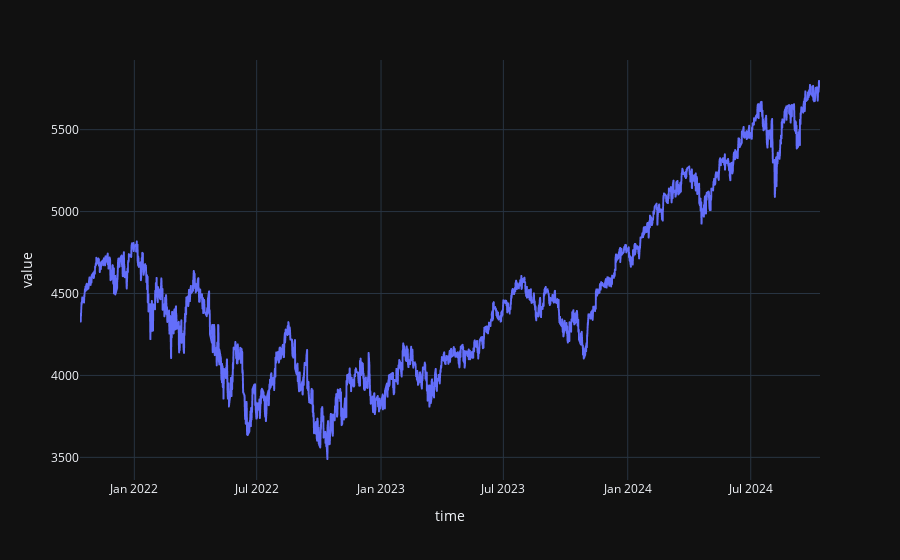

Here is the notebook cell this chart was saved with:
### Code cell
mt5.initialize()
ohlc_h1 = get_ohlc_history(symbol, mt5.TIMEFRAME_H1, start_dt, end_dt)
ohlc_h1['date'] = ohlc_h1['time'].dt.date

ohlc_max_values = ohlc_h1.sort_values(['date', 'high'], ascending=[True, False])[['time', 'date', 'high']]
ohlc_max_values2 = ohlc_max_values.groupby('date').first()
ohlc_max_values2['type'] = 'high'
ohlc_max_values2 = ohlc_max_values2.rename(columns={'high': 'value'})

ohlc_min_values = ohlc_h1.sort_values(['date', 'low'], ascending=[True, True])[['time', 'date', 'low']]
ohlc_min_values2 = ohlc_min_values.groupby('date').first()
ohlc_min_values2['type'] = 'low'
ohlc_min_values2 = ohlc_min_values2.rename(columns={'low': 'value'})

display(ohlc_max_values2)
display(ohlc_min_values2)

min_max_df = pd.concat([ohlc_max_values2, ohlc_min_values2])
min_max_df = min_max_df.sort_values('time')
display(min_max_df)

px.line(min_max_df, x='time', y='value')

### Figure 1 — Plotly figure (JSON) as saved in the notebook; plotly's stock layout.template omitted (floating-point values rounded to 4 significant figures; data arrays with more than 128 entries replaced by an {"elided": "..."} marker saying what was removed)
{"data": [{"hovertemplate": "time=%{x}<br>value=%{y}<extra></extra>", "legendgroup": "", "line": {"color": "#636efa", "dash": "solid"}, "marker": {"symbol": "circle"}, "mode": "lines", "name": "", "showlegend": false, "x": {"elided": "1554 str values"}, "xaxis": "x", "y": {"elided": "1554 float values"}, "yaxis": "y", "type": "scattergl"}], "layout": {"xaxis": {"anchor": "y", "domain": [0.0, 1.0], "title": {"text": "time"}}, "yaxis": {"anchor": "x", "domain": [0.0, 1.0], "title": {"text": "value"}}, "legend": {"tracegroupgap": 0}, "margin": {"t": 60}}}
